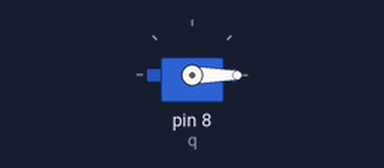
Bench run of a sketch on a simulated Arduino Uno, built with avr-gcc and run on an emulated ATmega328P. On the bench: servo.

Above: at 0.05 s.
Timing chart, 0 to 4.6 s (numbered marks = the images above):
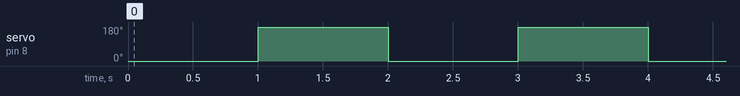

Measured:
- by itself, servo on pin 8 (q): alternates 180° for 1.0 s and 0° for 1.0 s

The sketch:

8_servo_rotation1.ino
```cpp
#include<Servo.h>
Servo q;
void setup()
{
 q.attach(8);
}

void loop()
{
  q.write(0);
  delay(1000);
  q.write(180);
  delay(1000);
}
```
